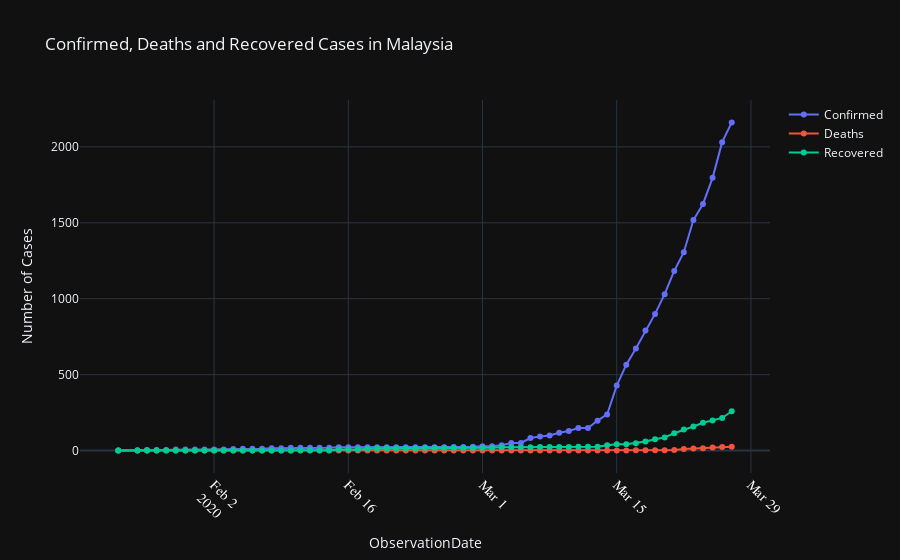

The notebook cell saved with this chart:
### Code cell
date_data = date_data.sort_values(by = 'ObservationDate', ascending = 1)

fig = go.Figure()
fig.add_trace(go.Scatter(x = Mly_data['ObservationDate'],
                         y = Mly_data['Confirmed'],
                         mode='lines+markers',
                         name = 'Confirmed'))

fig.add_trace(go.Scatter(x = Mly_data['ObservationDate'],
                         y = Mly_data['Deaths'],
                         mode='lines+markers',
                         name = 'Deaths'))

fig.add_trace(go.Scatter(x = Mly_data['ObservationDate'],
                         y = Mly_data['Recovered'],
                         mode='lines+markers',
                         name = 'Recovered'))

fig.update_layout(title='Confirmed, Deaths and Recovered Cases in Malaysia',
                  xaxis = dict(title = 'ObservationDate'),
                  yaxis = dict(title = 'Number of Cases')
                 )

fig.update_xaxes(tickangle=45, tickfont=dict(family='Rockwell', color='white', size=14))
fig.show()
